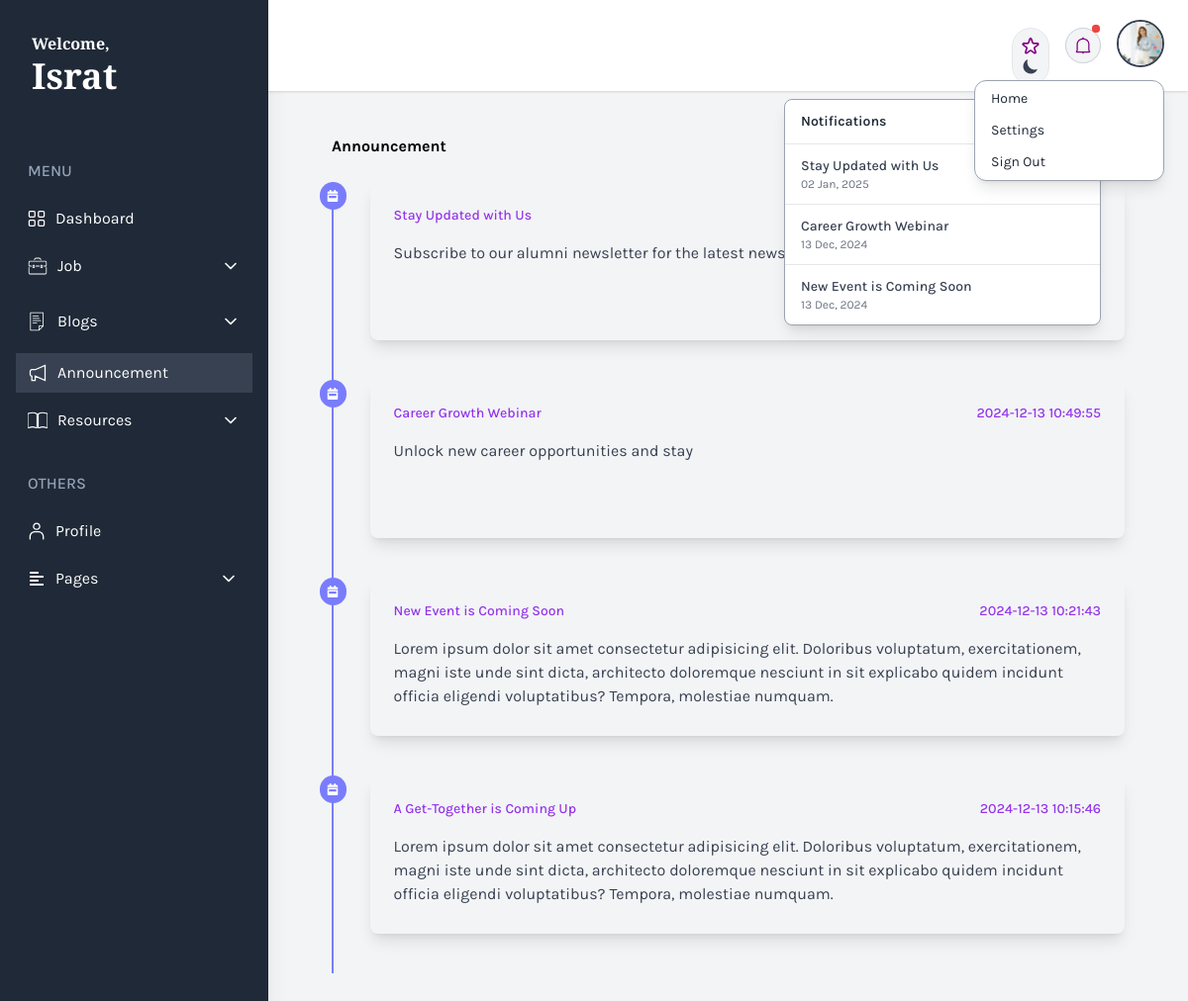
The page /alumni/alumni_announcement.php (signed in) on the database its author committed.
### tables this page shows
CREATE TABLE `user` (
  `u_id` varchar(20) NOT NULL,
  `first_Name` varchar(100) NOT NULL,
  `last_Name` varchar(100) NOT NULL,
  `email` varchar(100) NOT NULL,
  `password` varchar(100) NOT NULL,
  `status` varchar(100) NOT NULL,
  `role` varchar(100) NOT NULL
);

CREATE TABLE `announcement` (
  `announcement_id` varchar(30) NOT NULL,
  `title` varchar(255) NOT NULL,
  `content` text NOT NULL,
  `created_at` timestamp NOT NULL DEFAULT current_timestamp(),
  `read_state` tinyint(1) DEFAULT 0
);

CREATE TABLE `alumni` (
  `alumni_id` varchar(20) NOT NULL,
  `class_id` varchar(20) NOT NULL,
  `batch` varchar(20) NOT NULL,
  `passing_year` varchar(20) NOT NULL,
  `contact_number` varchar(15) NOT NULL,
  `full_address` varchar(200) NOT NULL,
  `city` varchar(100) NOT NULL,
  `id_photo` varchar(200) NOT NULL,
  `department` text NOT NULL,
  `created_at` timestamp NOT NULL DEFAULT current_timestamp()
);

### alumni/alumni_announcement.php (the view, shortened to what this page needs)
<?php
	if ($_SESSION['login'] == TRUE && $_SESSION['status'] == 'Active') {
		include("../db_con/dbCon.php");
	?>
<!DOCTYPE html>
<html lang="en">
<head>
    <link href="https://cdn.jsdelivr.net/npm/daisyui@4.11.1/dist/full.min.css" rel="stylesheet" type="text/css" />
    <script src="https://cdn.tailwindcss.com"></script>
    <link href="https://cdn.jsdelivr.net/npm/tailwindcss@2.2.19/dist/tailwind.min.css" rel="stylesheet">
    <link href="https://cdnjs.cloudflare.com/ajax/libs/tailwindcss/2.2.19/tailwind.min.css" rel="stylesheet">
</head>
<body class="bg-gray-100 font-family-karla flex" x-data="setup()" :class="{ 'dark': isDark }">
    <aside class="relative h-screen w-[350px] hidden sm:block shadow-xl bg-gray-800">
        <div class="p-8 mb-5 ">
            <a class="text-white text-base font-bold font-garamond hover:text-gray-300">Welcome,</a>
            <?php
			    $a=$_SESSION['alumni_id'];
				$result = mysqli_query($db,"SELECT * FROM user, alumni WHERE user.u_id=alumni.alumni_id AND user.status='Active' AND user.u_id='$a'");
				if($row = mysqli_fetch_array($result)) {
							?>
                    <h1 class="text-4xl font-garamond font-bold text-white dark:text-white">
                    <?php echo $row['first_Name'];?></h1>
                <?php
							}
				?>
        </div>
        <nav class="text-white text-base  pt-3">
            <h3 class="mb-4 ml-7 text-base font-medium text-slate-400">MENU</h3>
            <a href="alumni_dashboard.php" class="flex items-center text-white gap-2.5 py-2 px-3 ml-4 mr-4 my-1 nav-item">
                Dashboard
            </a>
            <details class="group relative">
              <summary class="flex items-center justify-between text-white py-2 px-3 mx-4 my-2 nav-item cursor-pointer gap-2.5">
              <span class="flex-1">Job</span>
              </summary>
            </details>
            <details class="group relative">
              <summary class="flex items-center justify-between text-white gap-2.5 py-2 px-3 mx-4 my-2 nav-item cursor-pointer">
              <span class="flex-1">Blogs</span>
              </summary>
            </details>
            <a href="alumni_announcement.php" class="flex items-center text-white py-2 px-3 ml-4 mr-4 my-1 active-nav-link gap-2.5">
              <svg xmlns="http://www.w3.org/2000/svg" viewBox="0 0 24 24" fill="none" stroke="white" stroke-width="1.5" height="20" width="20">
                <path d="M9,8.087,21,3V21L9,15.913V21H5V15.913a2,2,0,0,1-2-2V10.087a2,2,0,0,1,2-2Z"/>
              </svg>Announcement
            </a>
            <details class="group relative">
              <summary class="flex items-center justify-between text-white py-2 px-3 mx-4 my-2 nav-item cursor-pointer gap-2.5">
              <span class="flex-1">Resources</span>
              </summary>
            </details>
      <div>
        <h3 class="mb-4 ml-7 mt-6 text-base font-medium text-slate-400">OTHERS</h3>
            <a href="alumni_profile.php" class="flex items-center text-white gap-2.5 py-2 px-3 ml-4 mr-4 my-1 nav-item">
                Profile
            </a>
            <details class="group relative">
              <summary class="flex items-center justify-between text-white py-2 px-3.5 mx-4 my-2 nav-item cursor-pointer">
                <i class="fas fa-align-left mr-3"></i>
                <span class="flex-1">Pages</span>
              </summary>
            </details>
      </div>
        </nav>
    </aside>
    <div class="w-full flex flex-col h-screen overflow-y-auto overflow-x-hidden dark:bg-gray-900">
        <header class="sticky top-0 z-999 w-full items-center bg-white dark:bg-gray-800 shadow pt-5 px-6 hidden sm:flex">
            <div class="w-1/2">
            <h1 class="mb-36 lg:mb-0 -ml-10 lg:-ml-0 lg:text-4xl font-garamond flex dark:text-white multicolor-text"><img src="images/logo (2).png" alt="" class="lg:w-14 w-14 -mt-1"></h1>
            </div>
            <div class="w-1/2 flex justify-end gap-4">
            <div class="pt-2">
              <button
                aria-hidden="true"
                @click="toggleTheme"
                class="group p-2 transition-colors duration-200 rounded-full bg-gray-100 border hover:bg-blue-200 dark:bg-gray-50 dark:hover:bg-gray-200 text-gray-900 focus:outline-none"
              >
              </button>
            </div>
        <div x-data="{
            dropdownOpen: false,
            unreadCount: 0,
            fetchUnreadCount() {
                fetch('check_unread.php')
                    .then(res => res.json())
                    .then(data => {
                        this.unreadCount = data.unread_count;
                    });
            },
            markAsRead() {
                fetch('mark_as_read.php', { method: 'POST' })
                    .then(() => {
                        this.unreadCount = 0; // Red dot hide
                    });
            }
            }" x-init="fetchUnreadCount(); setInterval(fetchUnreadCount, 5000)" class="relative">
            <a
                class="relative flex h-9 w-9 items-center justify-center rounded-full top-2 border border-gray-300 bg-gray-100 hover:text-primary dark:border-strokedark dark:bg-meta-4 dark:text-white"
                href="#"
                @click.prevent="dropdownOpen = !dropdownOpen; notifying = false"
            >
                <a href="#"
                @click.prevent="dropdownOpen = !dropdownOpen; markAsRead();"
                class="relative flex h-9 w-9 -top-7 items-center justify-center rounded-full border border-gray-300 bg-gray-100 hover:text-primary dark:border-strokedark dark:bg-meta-4 dark:text-white">
                  <span
                      x-show="unreadCount > 0"
                      class="absolute -top-1 right-0 z-10 h-2 w-2 rounded-full bg-red-500"
                  >
                      <span
                          class="absolute -z-1 inline-flex h-full w-full animate-ping rounded-full bg-red-500 opacity-75"
                      ></span>
                  </span>
              </a>
            <div
                x-show="dropdownOpen"
                @click.outside="dropdownOpen = false"
                class="absolute right-0 mt-2 w-80 rounded-lg border border-gray-400 bg-white shadow-lg dark:border-gray-700 dark:bg-gray-800"
                x-transition
            >
                <div class="px-4 py-3 border-b border-gray-200 dark:border-gray-700">
                    <h5 class="text-sm font-semibold text-gray-800 dark:text-gray-200">
                        Notifications
                    </h5>
                </div>
                <ul class="max-h-56 overflow-y-auto divide-y divide-gray-200 dark:divide-gray-700">
                    <?php
                    $sql = "SELECT * FROM announcement ORDER BY created_at DESC LIMIT 3";
                    $query = mysqli_query($db, $sql);
                    if(mysqli_num_rows($query) > 0) {
                        while ($rows = mysqli_fetch_assoc($query)) {
                            $announcement_title = $rows['title'];
                            $posted_date = $rows['created_at'];
                    ?>
                        <li>
                            <a
                                href="#"
                                class="block px-4 py-3 transition-all hover:bg-gray-100 dark:hover:bg-gray-700"
                            >
                                <p class="text-sm font-medium text-gray-700 dark:text-gray-200">
                                    <?php echo htmlspecialchars($announcement_title); ?>
                                </p>
                                <span class="block text-xs text-gray-500 dark:text-gray-400">
                                    <?php echo date('d M, Y', strtotime($posted_date)); ?>
                                </span>
                            </a>
                        </li>
                    <?php
                        }
                    } else { ?>
                        <li class="px-4 py-3 text-sm text-gray-500 dark:text-gray-400">
                            No new notifications.
                        </li>
                    <?php } ?>
                </ul>
            </div>
        </div>
        <div x-data="{ isOpen: false }" class="relative">
                <button
                  @click="isOpen = !isOpen"
                  class="relative z-10 w-12 h-12 rounded-full overflow-hidden border-2 border-gray-700 hover:border-gray-300 focus:outline-none"
                >
                  <img
                    src="../upload/images/<?php echo $row['id_photo']; ?>"
                    alt="User Profile"
                    class="w-full h-full object-cover"
                  />
                </button>
                <button x-show="isOpen" @click="isOpen = false" class="h-full w-full fixed inset-0 cursor-default"></button>
                <div
                  x-show="isOpen"
                  @click.outside="isOpen = false"
                  class="absolute right-0 mt-2 w-48 rounded-xl border border-gray-400 dark:border-gray-700 bg-white shadow-lg dark:bg-gray-800"
                  x-transition
                  >
                  <a
                    href="../index.php"
                    class="block mx-2 px-2 my-1 py-1 rounded-lg text-sm dark:text-gray-200 hover:bg-gray-200 dark:hover:bg-gray-700"
                  >
                    Home
                  </a>
                  <a
                    href="../alumni/alumni_settings.php"
                    class="block mx-2 px-2 my-1 py-1 rounded-lg text-sm dark:text-gray-200 hover:bg-gray-200 dark:hover:bg-gray-700"
                  >
                    Settings
                  </a>
                  <a
                    href="../logout.php"
                    class="block mx-2 px-2 my-1 py-1 rounded-lg text-sm dark:text-gray-200 hover:bg-gray-200 dark:hover:bg-gray-700"
                  >
                    Sign Out
                  </a>
                </div>
              </div>
        </div>
      </header>
        <main>
          <div class="lg:mx-10 mx-auto max-w-screen-2xl my-5 p-4 md:p-6 2xl:p-10">
            <div
              class="mb-6 flex flex-col gap-3 sm:flex-row sm:items-center sm:justify-between"
            >
              <h2 class="text-title-md2 font-bold text-black dark:text-white">
                Announcement
              </h2>
              <nav>
                <ol class="flex items-center gap-2">
                  <li>
                    <a class="font-medium dark:text-white" href="index.html">Dashboard /</a>
                  </li>
                  <li class="font-medium dark:text-purple-400">Announcement</li>
                </ol>
              </nav>
            </div>
            <?php
                $sql = "SELECT * FROM announcement ORDER BY created_at DESC";
                $query = mysqli_query($db, $sql);
                if(mysqli_num_rows($query) > 0) {
                while ($rows = mysqli_fetch_assoc($query)) {
                    $announcement_title = $rows['title'];
                    $content = $rows['content'];
                    $posted_date = $rows['created_at']; ?>
                        <ol >
                        <li class="border-l-2 border-[#797DFC]">
                            <div class="md:flex flex-start">
                            <div class="bg-[#797DFC] w-7 h-7 flex items-center justify-center rounded-full -ml-3.5">
                            </div>
                            <div class="block p-6 rounded-lg shadow-lg bg-gray-100 w-full h-[160px] ml-6 mb-10 dark:bg-gray-800">
                                <div class="flex justify-between mb-4">
                                <h3 class="font-medium text-purple-600 hover:text-purple-700 focus:text-purple-800 text-sm"><?php echo $announcement_title; ?></h3>
                                <h3 class="font-medium text-purple-600 hover:text-purple-700 focus:text-purple-800 text-sm dark:text-white"><?php echo $posted_date; ?></h3>
                                </div>
                                <p class="text-gray-700 mb-6 dark:text-white"><?php echo $content; ?></p>
                            </div>
                            </div>
                        </li>
                        </ol>
                        <?php
                }
                }?>
          </div>
        </main>
    </div>
</body>
</html>
<?php
	} else {
		header('location:login.php?deactivate');
	}
?>

### alumni/alumni_announcement.php (style rules this page uses)
.font-garamond { font-family: "EB Garamond", serif; }
.multicolor-text { background: linear-gradient(to left, #0E675C, black); -webkit-background-clip: text; color: transparent; }
.font-family-karla { font-family: karla; }
.active-nav-link { background: #374151; }

### rows shown on the page
user: first_Name "Israt", alumni.id_photo (picture)
announcement: title "Stay Updated with Us", created_at "02 Jan, 2025", content "Subscribe to our alumni newsletter for the latest news, events, and success stories."
announcement: title "Career Growth Webinar", created_at "13 Dec, 2024", created_at "2024-12-13 10:49:55", content "Unlock new career opportunities and stay"
announcement: title "New Event is Coming Soon", created_at "13 Dec, 2024", created_at "2024-12-13 10:21:43", content "Lorem ipsum dolor sit amet consectetur adipisicing elit. Doloribus voluptatum, exercitationem, magni iste unde sint dicta, architecto doloremque nesciunt in sit explicabo quidem incidunt officia eligendi voluptatibus? Tempora, molestiae numquam."
announcement: title "A Get-Together is Coming Up", created_at "2024-12-13 10:15:46", content "Lorem ipsum dolor sit amet consectetur adipisicing elit. Doloribus voluptatum, exercitationem, magni iste unde sint dicta, architecto doloremque nesciunt in sit explicabo quidem incidunt officia eligendi voluptatibus? Tempora, molestiae numquam."
